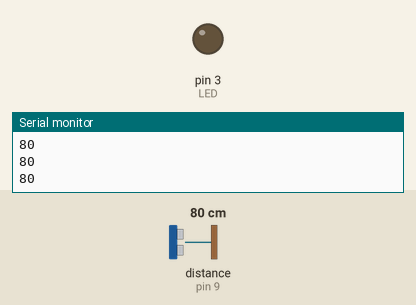
The program below on a simulated Arduino Uno, built with avr-gcc and run on an emulated ATmega328P. Shown: output pins drawn as LEDs (lit = HIGH), the last lines printed to the serial monitor. Wiring (inferred from the names in the program): ultrasonic range finder: trigger pin 10; echo pin 9. The inputs (shaded band) are chosen by the test bench; at power-on: distance to the obstacle (sensor on pin 9) 80 cm. The echo pulse lasts 58.3 µs per cm; pins used as bus, display or sensor lines are not drawn.

Above: at 1.3 s.
1.4 s: distance to the obstacle (sensor on pin 9) set to 23 cm
3.2 s: distance to the obstacle (sensor on pin 9) set to 19 cm
At 4.6 s:
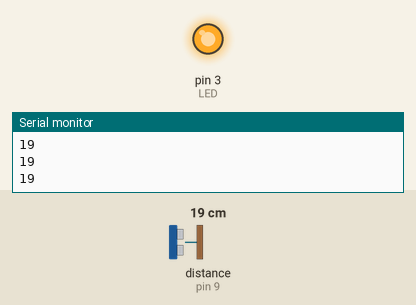
5.5 s: distance to the obstacle (sensor on pin 9) set to 35 cm
At 6.6 s:
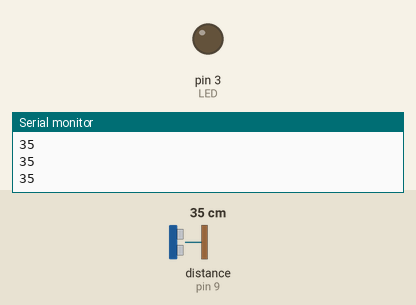
7.5 s: distance to the obstacle (sensor on pin 9) set to 2 cm
At 8.6 s:
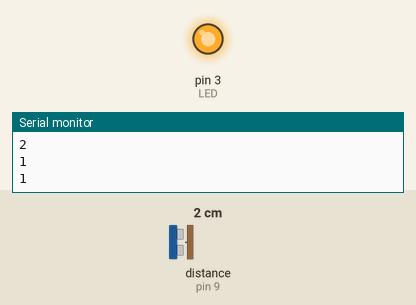
Timing chart, 0 to 10.5 s (numbered marks = the images above; inputs shaded):
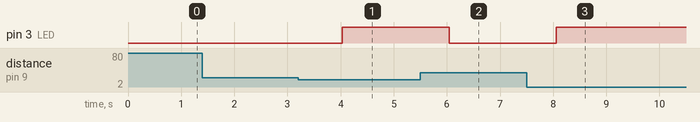

Measured:
- the behaviour switches between 21 and 20 cm on distance to the obstacle (sensor on pin 9) (found by bisection; images 0 and 1)
- after the input at 3.2 s, pin 3 (LED): LOW → HIGH after 0.83 s
- after the input at 5.5 s, pin 3 (LED): HIGH → LOW after 0.55 s
- after the input at 7.5 s, pin 3 (LED): LOW → HIGH after 0.56 s

The program:

main.cpp
```cpp
#include <Arduino.h>
int TRIG = 10;
int ECO = 9;
int LED = 3;
int DURACION;
int DISTANCIA;

void setup() {
  pinMode(TRIG,OUTPUT);//PIN 10 SALIDA DIGITAL
  pinMode(ECO,INPUT);//PIN 9 INPUT
  pinMode(LED,OUTPUT);//PIN 3 SALIDA
  //COMUNICACION SERIAL
  Serial.begin(9600);//9600 tasa de velocidad


}

void loop() {
  digitalWrite(TRIG,HIGH); //la señal del sensor en alto
  delay(1);
  digitalWrite(TRIG, LOW); //Apagamos
  DURACION = pulseIn(ECO,HIGH); // Eco es el regreso del sensor
  DISTANCIA = DURACION / 58.2; //DEVUELVE LA DISTANCIA EN CM SEGUN EL SENSOR
  Serial.println(DISTANCIA);
  delay(500);

  //se enciende el led cuando  es menor que  20
  if(DISTANCIA<=20 && DISTANCIA >=0){//ignoramos los negativos
    digitalWrite(LED,HIGH);
  }
  else{
    digitalWrite(LED,LOW);
  }
}
```
